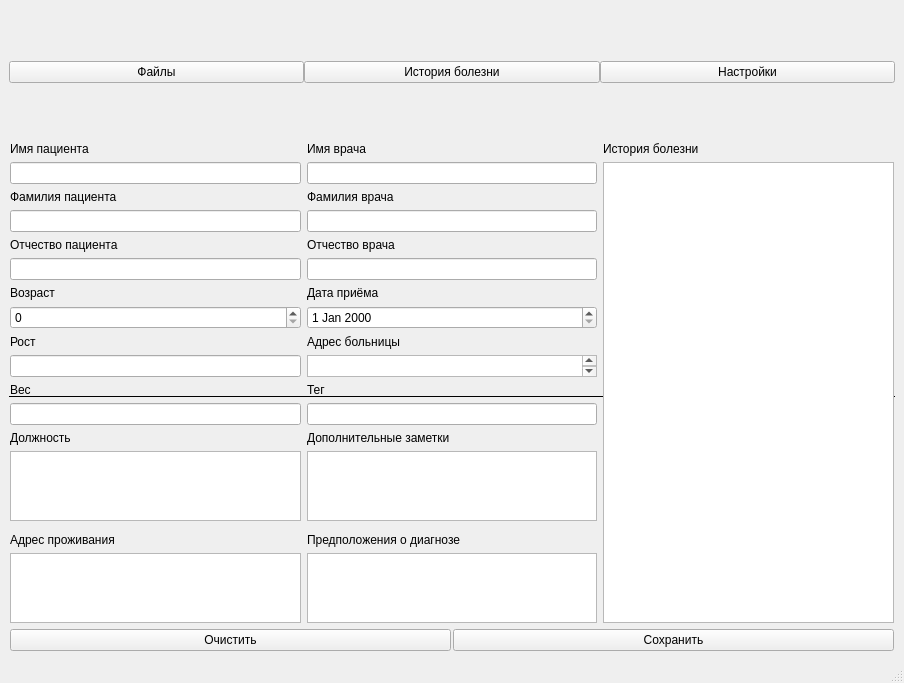
<?xml version="1.0" encoding="UTF-8"?>
<ui version="4.0">
 <class>MainWindow</class>
 <widget class="QMainWindow" name="MainWindow">
  <property name="geometry">
   <rect>
    <x>0</x>
    <y>0</y>
    <width>904</width>
    <height>683</height>
   </rect>
  </property>
  <property name="windowTitle">
   <string>MainWindow</string>
  </property>
  <widget class="QWidget" name="centralwidget">
   <layout class="QGridLayout" name="gridLayout_2">
    <item row="0" column="0">
     <layout class="QGridLayout" name="gridLayout">
      <item row="1" column="0">
       <widget class="QWidget" name="main_widget" native="true">
        <property name="autoFillBackground">
         <bool>false</bool>
        </property>
        <layout class="QGridLayout" name="gridLayout_4">
         <property name="leftMargin">
          <number>0</number>
         </property>
         <property name="topMargin">
          <number>0</number>
         </property>
         <property name="rightMargin">
          <number>0</number>
         </property>
         <property name="bottomMargin">
          <number>0</number>
         </property>
         <item row="0" column="0">
          <widget class="QStackedWidget" name="stackedWidget">
           <property name="frameShape">
            <enum>QFrame::HLine</enum>
           </property>
           <property name="currentIndex">
            <number>1</number>
           </property>
           <widget class="QWidget" name="tree_page">
            <layout class="QGridLayout" name="gridLayout_5">
             <property name="leftMargin">
              <number>0</number>
             </property>
             <property name="topMargin">
              <number>0</number>
             </property>
             <property name="rightMargin">
              <number>0</number>
             </property>
             <property name="bottomMargin">
              <number>0</number>
             </property>
             <item row="0" column="0">
              <widget class="QTreeView" name="treeView">
               <property name="contextMenuPolicy">
                <enum>Qt::CustomContextMenu</enum>
               </property>
               <property name="acceptDrops">
                <bool>false</bool>
               </property>
              </widget>
             </item>
            </layout>
           </widget>
           <widget class="QWidget" name="history_page">
            <layout class="QGridLayout" name="gridLayout_6">
             <property name="leftMargin">
              <number>0</number>
             </property>
             <property name="topMargin">
              <number>0</number>
             </property>
             <property name="rightMargin">
              <number>0</number>
             </property>
             <property name="bottomMargin">
              <number>0</number>
             </property>
             <item row="0" column="0">
              <widget class="QWidget" name="widget" native="true">
               <layout class="QGridLayout" name="gridLayout_7">
                <property name="leftMargin">
                 <number>0</number>
                </property>
                <property name="topMargin">
                 <number>0</number>
                </property>
                <property name="rightMargin">
                 <number>0</number>
                </property>
                <property name="bottomMargin">
                 <number>0</number>
                </property>
                <item row="0" column="0">
                 <layout class="QGridLayout" name="gridLayout_8">
                  <item row="6" column="1">
                   <widget class="QLabel" name="label_9">
                    <property name="sizePolicy">
                     <sizepolicy hsizetype="Preferred" vsizetype="Maximum">
                      <horstretch>0</horstretch>
                      <verstretch>0</verstretch>
                     </sizepolicy>
                    </property>
                    <property name="text">
                     <string>Дата приёма</string>
                    </property>
                   </widget>
                  </item>
                  <item row="6" column="0">
                   <widget class="QLabel" name="label_10">
                    <property name="text">
                     <string>Возраст</string>
                    </property>
                   </widget>
                  </item>
                  <item row="1" column="1">
                   <widget class="QLineEdit" name="doctor_name_lnedit"/>
                  </item>
                  <item row="2" column="0">
                   <widget class="QLabel" name="label_4">
                    <property name="text">
                     <string>Фамилия пациента</string>
                    </property>
                   </widget>
                  </item>
                  <item row="2" column="1">
                   <widget class="QLabel" name="label_5">
                    <property name="sizePolicy">
                     <sizepolicy hsizetype="Preferred" vsizetype="Maximum">
                      <horstretch>0</horstretch>
                      <verstretch>0</verstretch>
                     </sizepolicy>
                    </property>
                    <property name="text">
                     <string>Фамилия врача</string>
                    </property>
                   </widget>
                  </item>
                  <item row="1" column="0">
                   <widget class="QLineEdit" name="patient_name_lnedit">
                    <property name="sizePolicy">
                     <sizepolicy hsizetype="Expanding" vsizetype="Ignored">
                      <horstretch>0</horstretch>
                      <verstretch>0</verstretch>
                     </sizepolicy>
                    </property>
                   </widget>
                  </item>
                  <item row="12" column="1">
                   <widget class="QLabel" name="label_13">
                    <property name="sizePolicy">
                     <sizepolicy hsizetype="Preferred" vsizetype="Maximum">
                      <horstretch>0</horstretch>
                      <verstretch>0</verstretch>
                     </sizepolicy>
                    </property>
                    <property name="text">
                     <string>Дополнительные заметки</string>
                    </property>
                   </widget>
                  </item>
                  <item row="9" column="0">
                   <widget class="QLineEdit" name="height_lnedit"/>
                  </item>
                  <item row="8" column="1">
                   <widget class="QLabel" name="label_14">
                    <property name="sizePolicy">
                     <sizepolicy hsizetype="Preferred" vsizetype="Maximum">
                      <horstretch>0</horstretch>
                      <verstretch>0</verstretch>
                     </sizepolicy>
                    </property>
                    <property name="text">
                     <string>Адрес больницы</string>
                    </property>
                   </widget>
                  </item>
                  <item row="8" column="0">
                   <widget class="QLabel" name="label_8">
                    <property name="text">
                     <string>Рост</string>
                    </property>
                   </widget>
                  </item>
                  <item row="9" column="1">
                   <widget class="QPlainTextEdit" name="address_hospital_pltext">
                    <property name="sizePolicy">
                     <sizepolicy hsizetype="Expanding" vsizetype="Ignored">
                      <horstretch>0</horstretch>
                      <verstretch>0</verstretch>
                     </sizepolicy>
                    </property>
                   </widget>
                  </item>
                  <item row="0" column="0">
                   <widget class="QLabel" name="label">
                    <property name="text">
                     <string>Имя пациента</string>
                    </property>
                   </widget>
                  </item>
                  <item row="13" column="1" rowspan="4">
                   <widget class="QPlainTextEdit" name="info_pltext">
                    <property name="sizePolicy">
                     <sizepolicy hsizetype="Expanding" vsizetype="Maximum">
                      <horstretch>0</horstretch>
                      <verstretch>0</verstretch>
                     </sizepolicy>
                    </property>
                   </widget>
                  </item>
                  <item row="7" column="0">
                   <widget class="QSpinBox" name="age_spinbox"/>
                  </item>
                  <item row="7" column="1">
                   <widget class="QDateEdit" name="date_dateedit"/>
                  </item>
                  <item row="3" column="0">
                   <widget class="QLineEdit" name="patient_surname_lnedit"/>
                  </item>
                  <item row="4" column="0">
                   <widget class="QLabel" name="label_6">
                    <property name="text">
                     <string>Отчество пациента</string>
                    </property>
                   </widget>
                  </item>
                  <item row="3" column="1">
                   <widget class="QLineEdit" name="doctor_surname_lnedit"/>
                  </item>
                  <item row="4" column="1">
                   <widget class="QLabel" name="label_7">
                    <property name="sizePolicy">
                     <sizepolicy hsizetype="Preferred" vsizetype="Maximum">
                      <horstretch>0</horstretch>
                      <verstretch>0</verstretch>
                     </sizepolicy>
                    </property>
                    <property name="text">
                     <string>Отчество врача</string>
                    </property>
                   </widget>
                  </item>
                  <item row="5" column="0">
                   <widget class="QLineEdit" name="patient_patr_lnedit"/>
                  </item>
                  <item row="5" column="1">
                   <widget class="QLineEdit" name="doctoe_patr_lnedit"/>
                  </item>
                  <item row="0" column="1">
                   <widget class="QLabel" name="label_2">
                    <property name="sizePolicy">
                     <sizepolicy hsizetype="Preferred" vsizetype="Maximum">
                      <horstretch>0</horstretch>
                      <verstretch>0</verstretch>
                     </sizepolicy>
                    </property>
                    <property name="text">
                     <string>Имя врача</string>
                    </property>
                   </widget>
                  </item>
                  <item row="11" column="1">
                   <widget class="QLineEdit" name="tag_lnedit"/>
                  </item>
                  <item row="0" column="2">
                   <widget class="QLabel" name="label_3">
                    <property name="text">
                     <string>История болезни</string>
                    </property>
                   </widget>
                  </item>
                  <item row="1" column="2" rowspan="19">
                   <widget class="QPlainTextEdit" name="history_pltext"/>
                  </item>
                  <item row="13" column="0" rowspan="4">
                   <widget class="QPlainTextEdit" name="job_pltext">
                    <property name="sizePolicy">
                     <sizepolicy hsizetype="Expanding" vsizetype="Maximum">
                      <horstretch>0</horstretch>
                      <verstretch>0</verstretch>
                     </sizepolicy>
                    </property>
                   </widget>
                  </item>
                  <item row="18" column="1">
                   <widget class="QLabel" name="label_17">
                    <property name="text">
                     <string>Предположения о диагнозе</string>
                    </property>
                   </widget>
                  </item>
                  <item row="11" column="0">
                   <widget class="QLineEdit" name="weight_lnedit"/>
                  </item>
                  <item row="19" column="0">
                   <widget class="QPlainTextEdit" name="patient_address_pltext">
                    <property name="sizePolicy">
                     <sizepolicy hsizetype="Expanding" vsizetype="Ignored">
                      <horstretch>0</horstretch>
                      <verstretch>0</verstretch>
                     </sizepolicy>
                    </property>
                   </widget>
                  </item>
                  <item row="18" column="0">
                   <widget class="QLabel" name="label_15">
                    <property name="sizePolicy">
                     <sizepolicy hsizetype="Preferred" vsizetype="Maximum">
                      <horstretch>0</horstretch>
                      <verstretch>0</verstretch>
                     </sizepolicy>
                    </property>
                    <property name="text">
                     <string>Адрес проживания</string>
                    </property>
                   </widget>
                  </item>
                  <item row="19" column="1">
                   <widget class="QPlainTextEdit" name="diagnosis_pledit"/>
                  </item>
                  <item row="10" column="1">
                   <widget class="QLabel" name="label_18">
                    <property name="text">
                     <string>Тег</string>
                    </property>
                   </widget>
                  </item>
                  <item row="10" column="0">
                   <widget class="QLabel" name="label_12">
                    <property name="sizePolicy">
                     <sizepolicy hsizetype="Preferred" vsizetype="Maximum">
                      <horstretch>0</horstretch>
                      <verstretch>0</verstretch>
                     </sizepolicy>
                    </property>
                    <property name="text">
                     <string>Вес</string>
                    </property>
                   </widget>
                  </item>
                  <item row="12" column="0">
                   <widget class="QLabel" name="label_11">
                    <property name="sizePolicy">
                     <sizepolicy hsizetype="Preferred" vsizetype="Maximum">
                      <horstretch>0</horstretch>
                      <verstretch>0</verstretch>
                     </sizepolicy>
                    </property>
                    <property name="text">
                     <string>Должность</string>
                    </property>
                   </widget>
                  </item>
                  <item row="20" column="0" colspan="3">
                   <layout class="QHBoxLayout" name="horizontalLayout_2">
                    <property name="spacing">
                     <number>2</number>
                    </property>
                    <property name="topMargin">
                     <number>0</number>
                    </property>
                    <item>
                     <widget class="QPushButton" name="clear_btn">
                      <property name="text">
                       <string>Очистить</string>
                      </property>
                     </widget>
                    </item>
                    <item>
                     <widget class="QPushButton" name="save_btn">
                      <property name="text">
                       <string>Сохранить</string>
                      </property>
                     </widget>
                    </item>
                   </layout>
                  </item>
                 </layout>
                </item>
               </layout>
              </widget>
             </item>
            </layout>
           </widget>
           <widget class="QWidget" name="settings_page">
            <layout class="QGridLayout" name="gridLayout_10">
             <property name="leftMargin">
              <number>0</number>
             </property>
             <property name="topMargin">
              <number>0</number>
             </property>
             <property name="rightMargin">
              <number>0</number>
             </property>
             <property name="bottomMargin">
              <number>0</number>
             </property>
             <item row="0" column="0">
              <layout class="QGridLayout" name="gridLayout_9">
               <item row="0" column="0">
                <widget class="QLabel" name="label_16">
                 <property name="layoutDirection">
                  <enum>Qt::LeftToRight</enum>
                 </property>
                 <property name="text">
                  <string>В разработке</string>
                 </property>
                 <property name="alignment">
                  <set>Qt::AlignCenter</set>
                 </property>
                </widget>
               </item>
              </layout>
             </item>
            </layout>
           </widget>
          </widget>
         </item>
        </layout>
       </widget>
      </item>
      <item row="0" column="0">
       <widget class="QWidget" name="header_widget" native="true">
        <layout class="QGridLayout" name="gridLayout_3">
         <property name="leftMargin">
          <number>0</number>
         </property>
         <property name="topMargin">
          <number>0</number>
         </property>
         <property name="rightMargin">
          <number>0</number>
         </property>
         <property name="bottomMargin">
          <number>0</number>
         </property>
         <item row="0" column="0">
          <layout class="QHBoxLayout" name="horizontalLayout">
           <property name="spacing">
            <number>0</number>
           </property>
           <item>
            <widget class="QPushButton" name="file_btn">
             <property name="text">
              <string>Файлы</string>
             </property>
            </widget>
           </item>
           <item>
            <widget class="QPushButton" name="history_btn">
             <property name="text">
              <string>История болезни</string>
             </property>
            </widget>
           </item>
           <item>
            <widget class="QPushButton" name="settings_btn">
             <property name="text">
              <string>Настройки</string>
             </property>
            </widget>
           </item>
          </layout>
         </item>
        </layout>
       </widget>
      </item>
     </layout>
    </item>
   </layout>
  </widget>
  <widget class="QMenuBar" name="menubar">
   <property name="geometry">
    <rect>
     <x>0</x>
     <y>0</y>
     <width>904</width>
     <height>26</height>
    </rect>
   </property>
  </widget>
  <widget class="QStatusBar" name="statusbar"/>
 </widget>
 <resources/>
 <connections/>
</ui>
